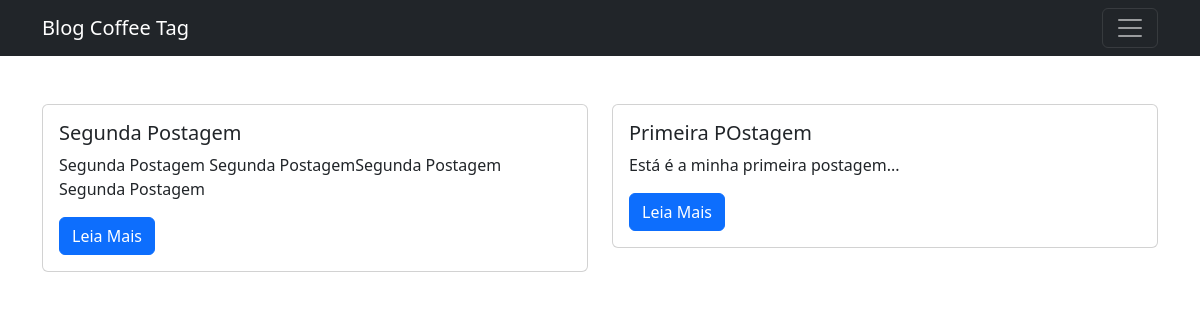
Page / (signed in) on the committed database.
### blog/models.py (models this page shows)
class Post(models.Model):
    title = models.CharField(max_length=200, unique=True)
    slug = models.SlugField(max_length=200, unique=True)
    author = models.ForeignKey(User, on_delete=models.CASCADE, related_name='blog_posts')
    created_on = models.DateField(auto_now_add=True)
    update_on = models.DateField(auto_now=True)
    content = models.TextField()
    status = models.IntegerField(choices=STATUS, default=0)
    class Meta:
        ordering = ['-created_on']

### blog/views.py (the view)
# urls.py: path('', views.PostList.as_view(), name="home"),
class PostList(generic.ListView):
    queryset = Post.objects.filter(status=1).order_by('-created_on')
    template_name = 'index.html'

### blog/templates/index.html (shortened to what this page needs)
{% extends 'menu.html' %}
{% block content %}
    <main class="container py-5">
            <div class="row">
                {% for post in post_list %}
                <div class="col-sm-6">
                <div class="card">
                    <div class="card-body">
                    <h5 class="card-title">  {{ post.title }}  </h5>
                    <p class="card-text">{{  post.content|slice:":150"  }}</p>
                    <a href="{% url 'post_detail' post.slug %}" class="btn btn-primary"> Leia Mais</a>
                    </div>
                </div>
                </div>
                {% endfor %}
            </div>
    </main>
{% endblock %}

### rows in the picture
Post: title "Segunda Postagem", content "Segunda Postagem Segunda PostagemSegunda Postagem Segunda Postagem"
Post: title "Primeira POstagem", content "Está é a minha primeira postagem..."
